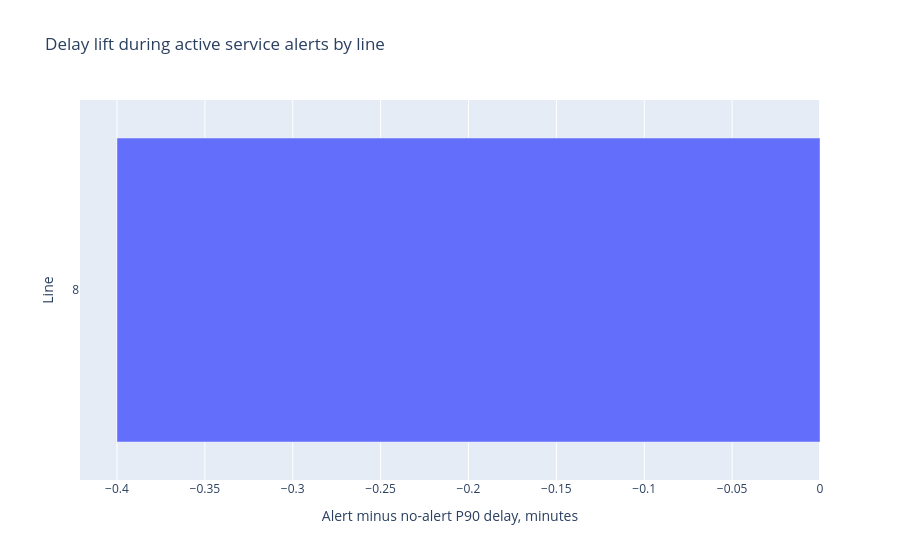

Notebook code cell kept with this figure:
### Code cell
if line.is_empty():
    print("No matching observations found.")
else:
    fig = px.bar(
        line.sort("p90_delay_lift_min"),
        x="p90_delay_lift_min",
        y="line_ref",
        orientation="h",
        title="Delay lift during active service alerts by line",
        labels={"line_ref": "Line", "p90_delay_lift_min": "Alert minus no-alert P90 delay, minutes"},
    )
    fig.update_layout(showlegend=False)
    fig.show()

### Figure 1 — Plotly figure (JSON) as saved in the notebook; plotly's stock layout.template omitted (floating-point values rounded to 4 significant figures)
{"data": [{"hovertemplate": "Alert minus no-alert P90 delay, minutes=%{x}<br>Line=%{y}<extra></extra>", "legendgroup": "", "marker": {"color": "#636efa", "pattern": {"shape": ""}}, "name": "", "orientation": "h", "showlegend": false, "textposition": "auto", "type": "bar", "x": [-0.4], "xaxis": "x", "y": ["8"], "yaxis": "y"}], "layout": {"barmode": "relative", "legend": {"tracegroupgap": 0}, "showlegend": false, "title": {"text": "Delay lift during active service alerts by line"}, "xaxis": {"anchor": "y", "domain": [0, 1], "title": {"text": "Alert minus no-alert P90 delay, minutes"}}, "yaxis": {"anchor": "x", "domain": [0, 1], "title": {"text": "Line"}}}}
